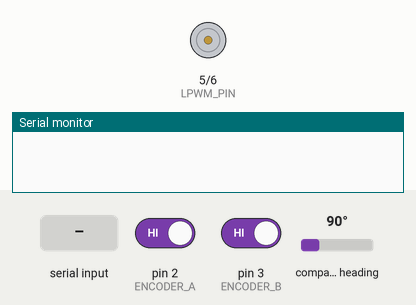
Recording of a sketch running on a simulated Arduino Uno, built with avr-gcc and run on an emulated ATmega328P. Shown: motor-driver pin pairs drawn as motors (green arrow = first pin HIGH = forward, orange = second pin HIGH = backward, longer = more drive), the last lines printed to the serial monitor. Wiring (inferred from the names in the program): AS5600 angle sensor at I2C address 0x36. The inputs (shaded band) are chosen by the test bench; at power-on: pin 2 (ENCODER_A) HIGH, pin 3 (ENCODER_B) HIGH, compass heading 90°.

Above: at 0.9 s.
1.0 s: "S" received over Serial
At 2.2 s:
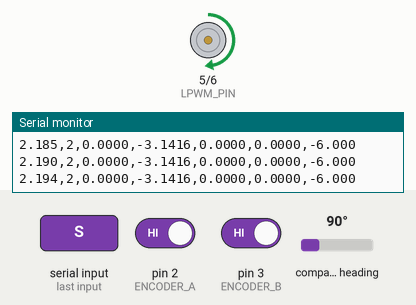
Timing chart, 0 to 4.0 s (numbered marks = the images above; inputs shaded):
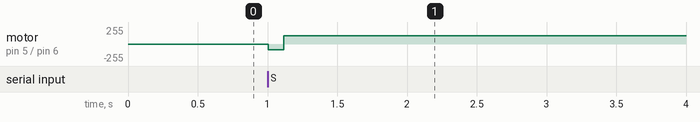

The sketch:

LQR_Sequenz_Logging.ino
```cpp
#include <Wire.h>

// --- LQR Regler Konstanten ---
const float K1 = -0.2127;
const float K2 = 15.4930;
const float K3 = -0.5594;
const float K4 = 1.4194;

// --- Motor-Pins (BTS7960) ---
const int LPWM_PIN = 5;
const int RPWM_PIN = 6;

// --- AS5600 (Pendel) ---
const int AS5600_ADDR = 0x36;
const int RAW_ANGLE_REG = 0x0C;
uint16_t letzterRohWertAS5600 = 0;
long kontinuierlichePositionAS5600 = 0;
bool ersterAS5600Wert = true;

// --- Encoder (Motorarm) ---
const int ENCODER_A = 2;
const int ENCODER_B = 3;
volatile long encoderPosition = 0;

// --- Systemkonstanten ---
const float TICKS_PRO_UMDREHUNG_ARM = 1920.0;
const float TICKS_PRO_UMDREHUNG_PENDEL = 4096.0;

// --- Zustandsvektor & State-Machine ---
float x1 = 0.0, x2 = 0.0, x3 = 0.0, x4 = 0.0;
float x1_alt = 0.0, x2_alt = 0.0;
float last_phi2_dot = 0.0;

int controller_state = 0;
unsigned long state_0_start = 0; // Timer für den ersten Schubser
bool is_running = false;

// --- Timing ---
unsigned long letzterZeitpunkt = 0;
const unsigned long abtastZeit_us = 5000;

void setup() {
  Serial.begin(500000); // Maximale Baudrate für Echtzeit-Datenlogging!

  Wire.begin();
  Wire.setClock(400000);

  pinMode(ENCODER_A, INPUT_PULLUP);
  pinMode(ENCODER_B, INPUT_PULLUP);
  attachInterrupt(digitalPinToInterrupt(ENCODER_A), updateEncoderA, CHANGE);
  attachInterrupt(digitalPinToInterrupt(ENCODER_B), updateEncoderB, CHANGE);

  pinMode(LPWM_PIN, OUTPUT);
  pinMode(RPWM_PIN, OUTPUT);

  // Warten auf Start-Signal vom Python-Skript
  while (!is_running) {
    if (Serial.available() > 0) {
      char c = Serial.read();
      if (c == 'S') { // 'S' für Start
        is_running = true;
      }
    }
  }

  letzterZeitpunkt = micros();
  state_0_start = millis();
}

void loop() {
  unsigned long aktuellerZeitpunkt = micros();

  if (aktuellerZeitpunkt - letzterZeitpunkt >= abtastZeit_us) {
    float dt = (aktuellerZeitpunkt - letzterZeitpunkt) / 1000000.0;
    letzterZeitpunkt += abtastZeit_us; // Anti-Drift Timer

    // --- Sensoren auslesen ---
    noInterrupts();
    long aktuelleEncoderPos = encoderPosition;
    interrupts();

    Wire.beginTransmission(AS5600_ADDR);
    Wire.write(RAW_ANGLE_REG);
    Wire.endTransmission(false);
    Wire.requestFrom(AS5600_ADDR, 2);

    if (Wire.available() == 2) {
      uint16_t aktuellerRohWertAS5600 = (Wire.read() << 8) | Wire.read();
      if (ersterAS5600Wert) {
         letzterRohWertAS5600 = aktuellerRohWertAS5600;
         ersterAS5600Wert = false;
      }
      int16_t delta = aktuellerRohWertAS5600 - letzterRohWertAS5600;
      if (delta > 2048) delta -= 4096;
      if (delta < -2048) delta += 4096;
      kontinuierlichePositionAS5600 += delta;
      letzterRohWertAS5600 = aktuellerRohWertAS5600;
    }

    // --- Winkel & Geschwindigkeiten berechnen ---
    float x1_kontinuierlich = (aktuelleEncoderPos / TICKS_PRO_UMDREHUNG_ARM) * 2.0 * PI;
    float x2_kontinuierlich = (kontinuierlichePositionAS5600 / TICKS_PRO_UMDREHUNG_PENDEL) * 2.0 * PI;

    float x3_roh = (x1_kontinuierlich - x1_alt) / dt;
    float x4_roh = (x2_kontinuierlich - x2_alt) / dt;

    float alpha = 0.2;
    x3 = (alpha * x3_roh) + ((1.0 - alpha) * x3);
    x4 = (alpha * x4_roh) + ((1.0 - alpha) * x4);

    x1_alt = x1_kontinuierlich;
    x2_alt = x2_kontinuierlich;

    // Wrapping
    x1 = x1_kontinuierlich;
    while (x1 > PI)  x1 -= 2.0 * PI;
    while (x1 < -PI) x1 += 2.0 * PI;

    x2 = x2_kontinuierlich - PI; // Null ist jetzt exakt oben!
    while (x2 > PI)  x2 -= 2.0 * PI;
    while (x2 < -PI) x2 += 2.0 * PI;

    // --- STATE MACHINE (Swing-Up & LQR) ---
    float u_volt = 0.0;
    float phi2_dot = x4;

    // 0. NOT-AUS (Allerhöchste Priorität!)
    // Wenn der Arm sich weiter als +/- 135 Grad vom Startpunkt entfernt
    if (abs(x1_kontinuierlich) > (135 * PI / 180.0)) {
      controller_state = 5;
    }

    // 1. LQR Fangbereich (Nur zulassen, wenn kein Not-Aus aktiv ist)
    else if (abs(x2) < 0.35 && controller_state != 5) {
      controller_state = 4;
    }

    // 2. Phasen-Logik
    switch (controller_state) {
      case 0:
        u_volt = 4.0;
        if (millis() - state_0_start > 100) {
          controller_state = 1;
        }
        break;

      case 1:
        u_volt = 0.0;
        if (phi2_dot * last_phi2_dot <= 0.0) {
          controller_state = 2;
        }
        break;

      case 2:
        if (x1 > -20.0 * PI / 180.0) u_volt = -6.0; // von -10 auf -20
        else u_volt = 0.0;

        if (x1 < -60.0 * PI / 180.0) controller_state = 3;
        break;

      case 3:
        if (x1 < -25.0 * PI / 180.0) u_volt = 6.0;
        else u_volt = 0.0;

        /*
        // Sequenz darf nur abgefahren werden, wenn Pendel in der ausgangslage
        // Wenn das Pendel oben seinen Schwung verliert, neu ansetzen
        if (phi2_dot * last_phi2_dot <= 0.0) {
          controller_state = 1;
        }
        */
        break;

      case 4: // LQR
        u_volt = -(K1 * x1 + K2 * x2 + K3 * x3 + K4 * x4);
        break;

      case 5: // NOT-AUS
        u_volt = 0.0;
        break;
    }

    last_phi2_dot = phi2_dot;

    // --- PWM Ausgabe ---
    float pwm_min = 0.0;
    float totzone_volt = (pwm_min/255.0) * 12.0;
    int pwm_output = 0;

    if (u_volt > 0.01) {
      pwm_output = constrain(((u_volt + totzone_volt) / 12.0) * 255, 0, 255);
      analogWrite(LPWM_PIN, 0);
      analogWrite(RPWM_PIN, pwm_output);
    } else if (u_volt < -0.01) {
      pwm_output = constrain(((abs(u_volt) + totzone_volt) / 12.0) * 255, 0, 255);
      analogWrite(RPWM_PIN, 0);
      analogWrite(LPWM_PIN, pwm_output);
    } else {
      analogWrite(LPWM_PIN, 0);
      analogWrite(RPWM_PIN, 0);
    }

    // --- Serieller CSV-Datenstrom ---
    // Format: Zeit,State,x1,x2,x3,x4,u_volt
    Serial.print(millis() / 1000.0, 3); Serial.print(",");
    Serial.print(controller_state);     Serial.print(",");
    Serial.print(x1, 4);                Serial.print(",");
    Serial.print(x2, 4);                Serial.print(",");
    Serial.print(x3, 4);                Serial.print(",");
    Serial.print(x4, 4);                Serial.print(",");
    Serial.println(u_volt, 3);
  }
}

// --- Interrupt-Routinen für den Motor-Encoder ---
void updateEncoderA() {
  if (digitalRead(ENCODER_A) != digitalRead(ENCODER_B)) encoderPosition--;
  else encoderPosition++;
}

void updateEncoderB() {
  if (digitalRead(ENCODER_A) == digitalRead(ENCODER_B)) encoderPosition--;
  else encoderPosition++;
}
```

Measured:
- after the input at 1.0 s, motor on pin 5 (LPWM_PIN) / pin 6 (RPWM_PIN): stopped → backward 85/255 at once, → forward 127/255 0.11 s later
